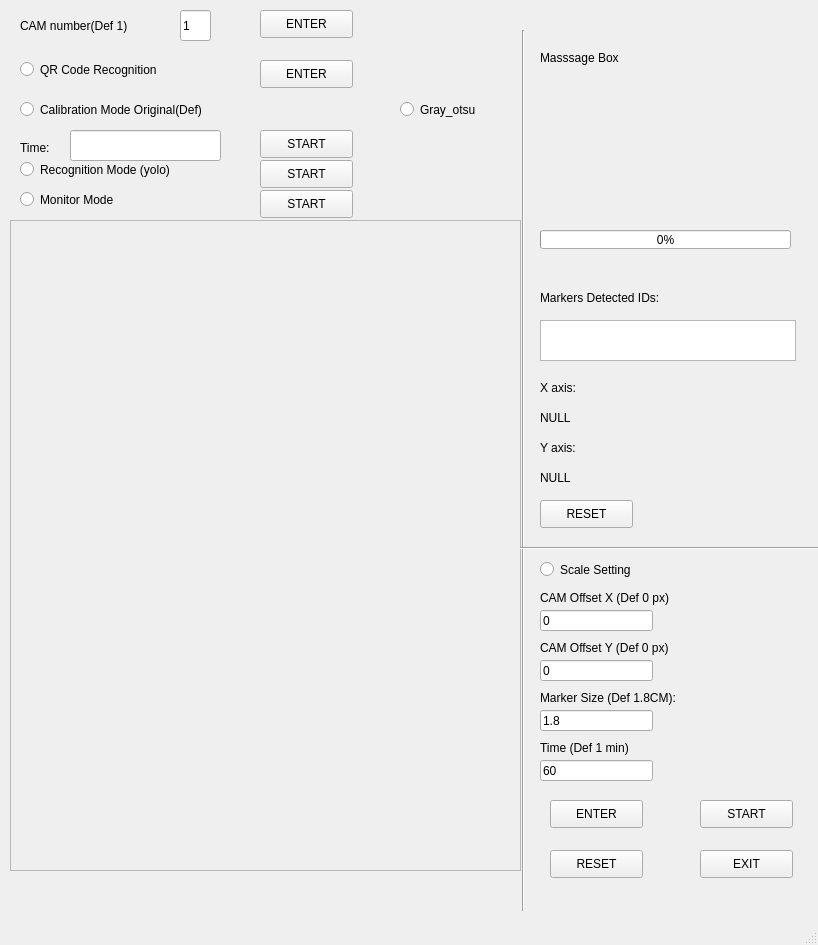
<?xml version="1.0" encoding="UTF-8"?>
<ui version="4.0">
 <class>MainWindow</class>
 <widget class="QMainWindow" name="MainWindow">
  <property name="geometry">
   <rect>
    <x>0</x>
    <y>0</y>
    <width>818</width>
    <height>945</height>
   </rect>
  </property>
  <property name="windowTitle">
   <string>MainWindow</string>
  </property>
  <widget class="QWidget" name="centralwidget">
   <widget class="QRadioButton" name="radioButton">
    <property name="geometry">
     <rect>
      <x>20</x>
      <y>100</y>
      <width>271</width>
      <height>19</height>
     </rect>
    </property>
    <property name="text">
     <string>Calibration Mode Original(Def)</string>
    </property>
   </widget>
   <widget class="QRadioButton" name="radioButton_2">
    <property name="geometry">
     <rect>
      <x>20</x>
      <y>190</y>
      <width>151</width>
      <height>19</height>
     </rect>
    </property>
    <property name="text">
     <string>Monitor Mode</string>
    </property>
   </widget>
   <widget class="QProgressBar" name="progressBar">
    <property name="geometry">
     <rect>
      <x>540</x>
      <y>230</y>
      <width>251</width>
      <height>19</height>
     </rect>
    </property>
    <property name="value">
     <number>0</number>
    </property>
   </widget>
   <widget class="QPushButton" name="pushButton_2">
    <property name="geometry">
     <rect>
      <x>260</x>
      <y>190</y>
      <width>93</width>
      <height>28</height>
     </rect>
    </property>
    <property name="text">
     <string>START</string>
    </property>
   </widget>
   <widget class="QPushButton" name="pushButton_3">
    <property name="geometry">
     <rect>
      <x>700</x>
      <y>850</y>
      <width>93</width>
      <height>28</height>
     </rect>
    </property>
    <property name="text">
     <string>EXIT</string>
    </property>
   </widget>
   <widget class="QLineEdit" name="lineEdit">
    <property name="geometry">
     <rect>
      <x>70</x>
      <y>130</y>
      <width>151</width>
      <height>31</height>
     </rect>
    </property>
   </widget>
   <widget class="QLabel" name="label">
    <property name="geometry">
     <rect>
      <x>20</x>
      <y>140</y>
      <width>72</width>
      <height>15</height>
     </rect>
    </property>
    <property name="text">
     <string>Time:</string>
    </property>
   </widget>
   <widget class="QPushButton" name="pushButton_4">
    <property name="geometry">
     <rect>
      <x>260</x>
      <y>130</y>
      <width>93</width>
      <height>28</height>
     </rect>
    </property>
    <property name="text">
     <string>START</string>
    </property>
   </widget>
   <widget class="QLabel" name="label_2">
    <property name="geometry">
     <rect>
      <x>540</x>
      <y>80</y>
      <width>241</width>
      <height>111</height>
     </rect>
    </property>
    <property name="text">
     <string/>
    </property>
    <property name="wordWrap">
     <bool>true</bool>
    </property>
   </widget>
   <widget class="QLabel" name="label_3">
    <property name="geometry">
     <rect>
      <x>540</x>
      <y>380</y>
      <width>72</width>
      <height>15</height>
     </rect>
    </property>
    <property name="text">
     <string>X axis:</string>
    </property>
   </widget>
   <widget class="QLabel" name="label_4">
    <property name="geometry">
     <rect>
      <x>540</x>
      <y>440</y>
      <width>72</width>
      <height>15</height>
     </rect>
    </property>
    <property name="text">
     <string>Y axis:</string>
    </property>
   </widget>
   <widget class="QLabel" name="label_5">
    <property name="geometry">
     <rect>
      <x>540</x>
      <y>410</y>
      <width>251</width>
      <height>16</height>
     </rect>
    </property>
    <property name="text">
     <string>NULL</string>
    </property>
   </widget>
   <widget class="QLabel" name="label_6">
    <property name="geometry">
     <rect>
      <x>540</x>
      <y>470</y>
      <width>261</width>
      <height>16</height>
     </rect>
    </property>
    <property name="text">
     <string>NULL</string>
    </property>
   </widget>
   <widget class="QLineEdit" name="lineEdit_2">
    <property name="geometry">
     <rect>
      <x>180</x>
      <y>10</y>
      <width>31</width>
      <height>31</height>
     </rect>
    </property>
    <property name="text">
     <string>1</string>
    </property>
   </widget>
   <widget class="QLabel" name="label_8">
    <property name="geometry">
     <rect>
      <x>20</x>
      <y>10</y>
      <width>171</width>
      <height>31</height>
     </rect>
    </property>
    <property name="text">
     <string>CAM number(Def 1)</string>
    </property>
   </widget>
   <widget class="QPushButton" name="pushButton_5">
    <property name="geometry">
     <rect>
      <x>260</x>
      <y>10</y>
      <width>93</width>
      <height>28</height>
     </rect>
    </property>
    <property name="text">
     <string>ENTER</string>
    </property>
   </widget>
   <widget class="QRadioButton" name="radioButton_4">
    <property name="geometry">
     <rect>
      <x>400</x>
      <y>100</y>
      <width>115</width>
      <height>19</height>
     </rect>
    </property>
    <property name="text">
     <string>Gray_otsu</string>
    </property>
   </widget>
   <widget class="QLabel" name="label_10">
    <property name="geometry">
     <rect>
      <x>540</x>
      <y>290</y>
      <width>261</width>
      <height>16</height>
     </rect>
    </property>
    <property name="text">
     <string>Markers Detected IDs:</string>
    </property>
   </widget>
   <widget class="QTextBrowser" name="textBrowser">
    <property name="geometry">
     <rect>
      <x>540</x>
      <y>320</y>
      <width>256</width>
      <height>41</height>
     </rect>
    </property>
   </widget>
   <widget class="QPushButton" name="pushButton">
    <property name="geometry">
     <rect>
      <x>540</x>
      <y>500</y>
      <width>93</width>
      <height>28</height>
     </rect>
    </property>
    <property name="text">
     <string>RESET</string>
    </property>
   </widget>
   <widget class="QFrame" name="frame">
    <property name="geometry">
     <rect>
      <x>10</x>
      <y>220</y>
      <width>511</width>
      <height>651</height>
     </rect>
    </property>
    <property name="frameShape">
     <enum>QFrame::StyledPanel</enum>
    </property>
    <property name="frameShadow">
     <enum>QFrame::Raised</enum>
    </property>
    <widget class="QLabel" name="label_7">
     <property name="geometry">
      <rect>
       <x>10</x>
       <y>0</y>
       <width>480</width>
       <height>640</height>
      </rect>
     </property>
     <property name="text">
      <string/>
     </property>
    </widget>
   </widget>
   <widget class="QLabel" name="label_11">
    <property name="geometry">
     <rect>
      <x>540</x>
      <y>50</y>
      <width>211</width>
      <height>16</height>
     </rect>
    </property>
    <property name="text">
     <string>Masssage Box</string>
    </property>
   </widget>
   <widget class="Line" name="line">
    <property name="geometry">
     <rect>
      <x>513</x>
      <y>30</y>
      <width>20</width>
      <height>881</height>
     </rect>
    </property>
    <property name="orientation">
     <enum>Qt::Vertical</enum>
    </property>
   </widget>
   <widget class="Line" name="line_2">
    <property name="geometry">
     <rect>
      <x>520</x>
      <y>540</y>
      <width>301</width>
      <height>16</height>
     </rect>
    </property>
    <property name="orientation">
     <enum>Qt::Horizontal</enum>
    </property>
   </widget>
   <widget class="QLabel" name="label_13">
    <property name="geometry">
     <rect>
      <x>540</x>
      <y>590</y>
      <width>201</width>
      <height>16</height>
     </rect>
    </property>
    <property name="text">
     <string>CAM Offset X (Def 0 px)</string>
    </property>
   </widget>
   <widget class="QLineEdit" name="lineEdit_3">
    <property name="geometry">
     <rect>
      <x>540</x>
      <y>610</y>
      <width>113</width>
      <height>21</height>
     </rect>
    </property>
    <property name="text">
     <string>0</string>
    </property>
   </widget>
   <widget class="QLineEdit" name="lineEdit_4">
    <property name="geometry">
     <rect>
      <x>540</x>
      <y>660</y>
      <width>113</width>
      <height>21</height>
     </rect>
    </property>
    <property name="text">
     <string>0</string>
    </property>
   </widget>
   <widget class="QLabel" name="label_14">
    <property name="geometry">
     <rect>
      <x>540</x>
      <y>640</y>
      <width>201</width>
      <height>16</height>
     </rect>
    </property>
    <property name="text">
     <string>CAM Offset Y (Def 0 px)</string>
    </property>
   </widget>
   <widget class="QLabel" name="label_17">
    <property name="geometry">
     <rect>
      <x>540</x>
      <y>725</y>
      <width>72</width>
      <height>15</height>
     </rect>
    </property>
    <property name="text">
     <string/>
    </property>
   </widget>
   <widget class="QLabel" name="label_18">
    <property name="geometry">
     <rect>
      <x>530</x>
      <y>775</y>
      <width>72</width>
      <height>15</height>
     </rect>
    </property>
    <property name="text">
     <string/>
    </property>
   </widget>
   <widget class="QLineEdit" name="lineEdit_5">
    <property name="geometry">
     <rect>
      <x>540</x>
      <y>760</y>
      <width>113</width>
      <height>21</height>
     </rect>
    </property>
    <property name="text">
     <string>60</string>
    </property>
   </widget>
   <widget class="QLabel" name="label_19">
    <property name="geometry">
     <rect>
      <x>540</x>
      <y>740</y>
      <width>171</width>
      <height>16</height>
     </rect>
    </property>
    <property name="text">
     <string>Time (Def 1 min)</string>
    </property>
   </widget>
   <widget class="QPushButton" name="pushButton_6">
    <property name="geometry">
     <rect>
      <x>700</x>
      <y>800</y>
      <width>93</width>
      <height>28</height>
     </rect>
    </property>
    <property name="text">
     <string>START</string>
    </property>
   </widget>
   <widget class="QPushButton" name="pushButton_7">
    <property name="geometry">
     <rect>
      <x>550</x>
      <y>800</y>
      <width>93</width>
      <height>28</height>
     </rect>
    </property>
    <property name="text">
     <string>ENTER</string>
    </property>
   </widget>
   <widget class="QRadioButton" name="radioButton_3">
    <property name="geometry">
     <rect>
      <x>540</x>
      <y>560</y>
      <width>251</width>
      <height>19</height>
     </rect>
    </property>
    <property name="text">
     <string>Scale Setting</string>
    </property>
   </widget>
   <widget class="QPushButton" name="pushButton_8">
    <property name="geometry">
     <rect>
      <x>550</x>
      <y>850</y>
      <width>93</width>
      <height>28</height>
     </rect>
    </property>
    <property name="text">
     <string>RESET</string>
    </property>
   </widget>
   <widget class="QLineEdit" name="lineEdit_6">
    <property name="geometry">
     <rect>
      <x>540</x>
      <y>710</y>
      <width>113</width>
      <height>21</height>
     </rect>
    </property>
    <property name="text">
     <string>1.8</string>
    </property>
   </widget>
   <widget class="QLabel" name="label_20">
    <property name="geometry">
     <rect>
      <x>540</x>
      <y>690</y>
      <width>181</width>
      <height>16</height>
     </rect>
    </property>
    <property name="text">
     <string>Marker Size (Def 1.8CM):</string>
    </property>
   </widget>
   <widget class="QPushButton" name="pushButton_9">
    <property name="geometry">
     <rect>
      <x>260</x>
      <y>60</y>
      <width>93</width>
      <height>28</height>
     </rect>
    </property>
    <property name="text">
     <string>ENTER</string>
    </property>
   </widget>
   <widget class="QRadioButton" name="radioButton_5">
    <property name="geometry">
     <rect>
      <x>20</x>
      <y>60</y>
      <width>231</width>
      <height>19</height>
     </rect>
    </property>
    <property name="text">
     <string>QR Code Recognition</string>
    </property>
   </widget>
   <widget class="QPushButton" name="pushButton_10">
    <property name="geometry">
     <rect>
      <x>260</x>
      <y>160</y>
      <width>93</width>
      <height>28</height>
     </rect>
    </property>
    <property name="text">
     <string>START</string>
    </property>
   </widget>
   <widget class="QRadioButton" name="radioButton_6">
    <property name="geometry">
     <rect>
      <x>20</x>
      <y>160</y>
      <width>211</width>
      <height>19</height>
     </rect>
    </property>
    <property name="text">
     <string>Recognition Mode (yolo)</string>
    </property>
   </widget>
  </widget>
  <widget class="QMenuBar" name="menubar">
   <property name="geometry">
    <rect>
     <x>0</x>
     <y>0</y>
     <width>818</width>
     <height>26</height>
    </rect>
   </property>
  </widget>
  <widget class="QStatusBar" name="statusbar"/>
 </widget>
 <resources/>
 <connections/>
</ui>
